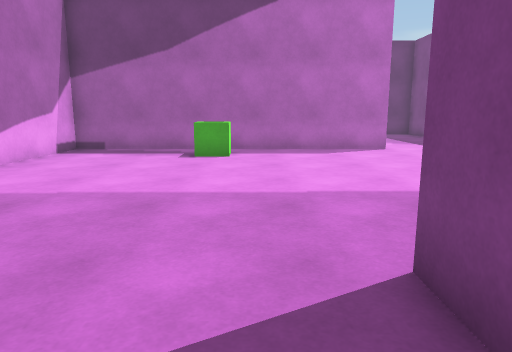
view 1 (above)

24 first-person views from a walk through a scene from a Unity 3-D project. The camera is 1.3 m above the floor, tilts 10° down and sees 70° across. Doors are open. The floor is counted in squares, 1 m on a side. Each view is taken from the middle of a square. On the plan, view 1 faces up. The plan holds only what a view shows up to about 15 squares ahead; the rest is blank. The place goes on beyond the plan. The player is left out. Some animated figures are left out. Surface patterns are stand-ins for the level's own textures.

view 2
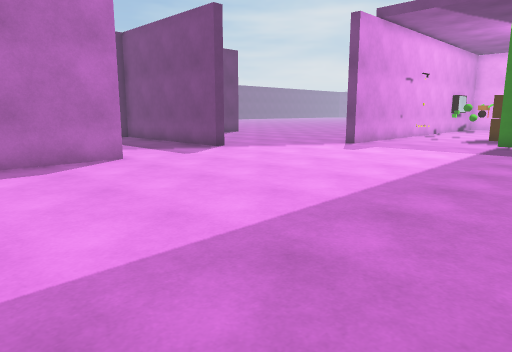

view 3
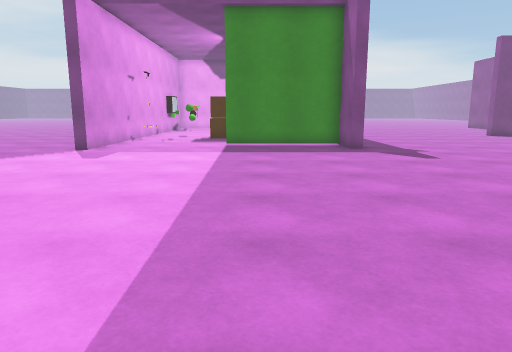

view 4
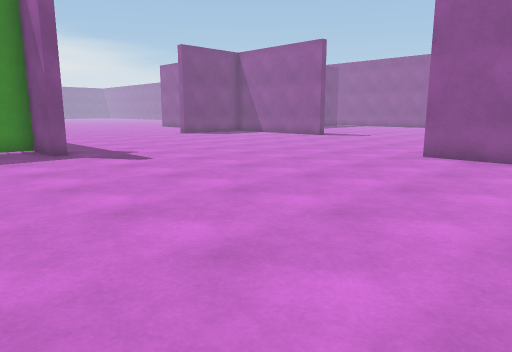

view 5
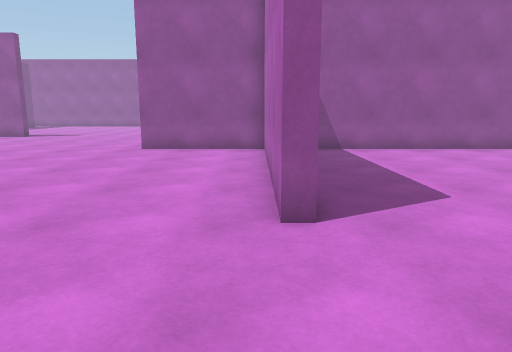

view 6
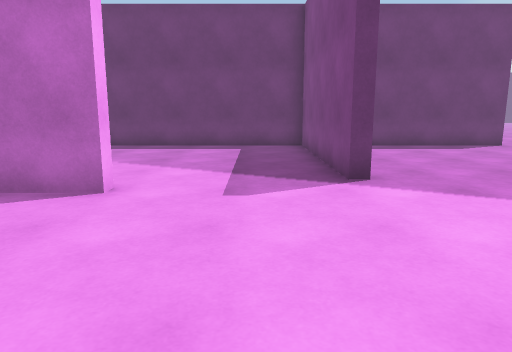

view 7
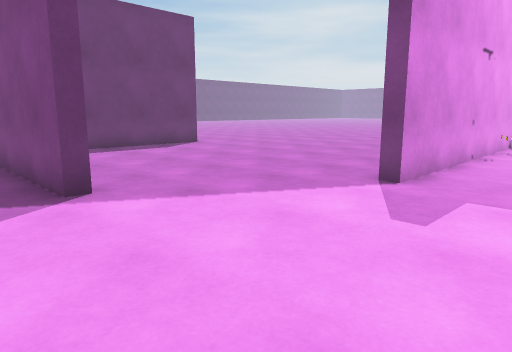

view 8
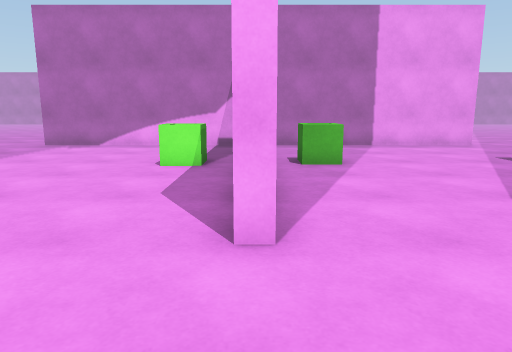

view 9
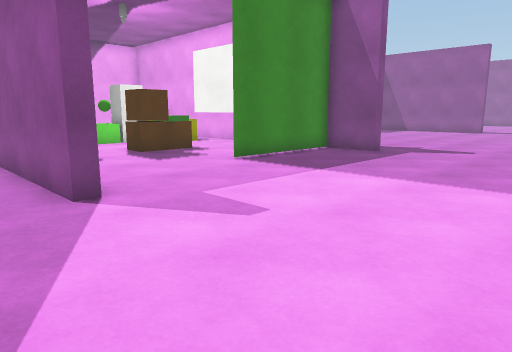

view 10
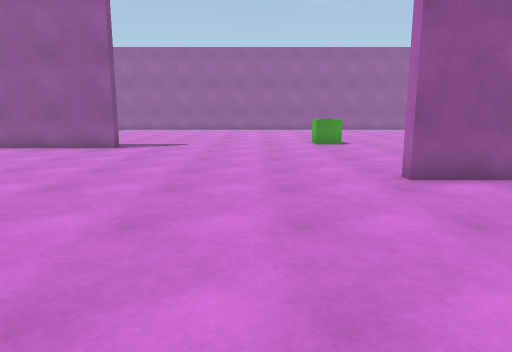

view 11
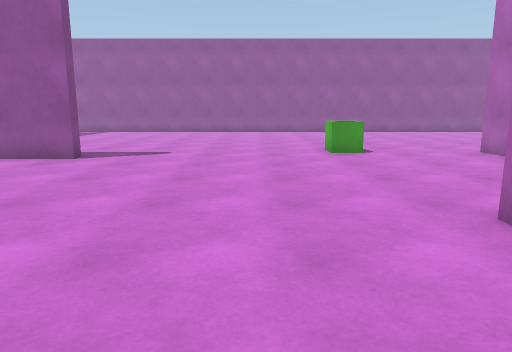

view 12
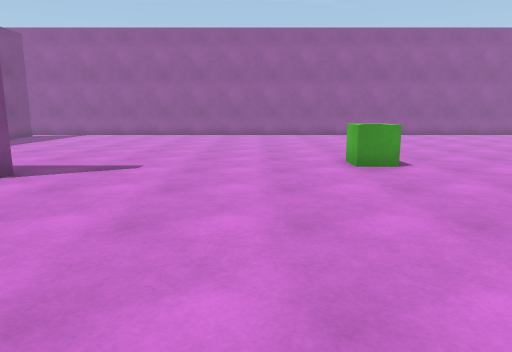

view 13
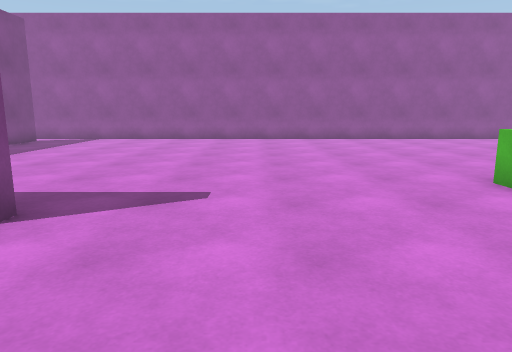

view 14
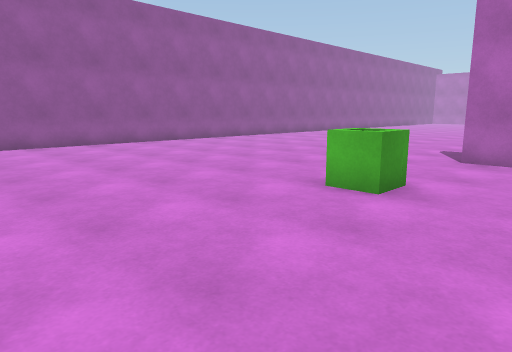

view 15
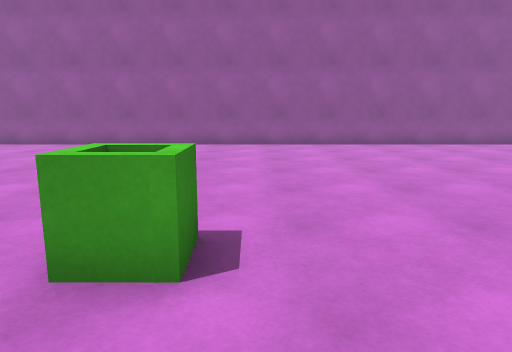

view 16
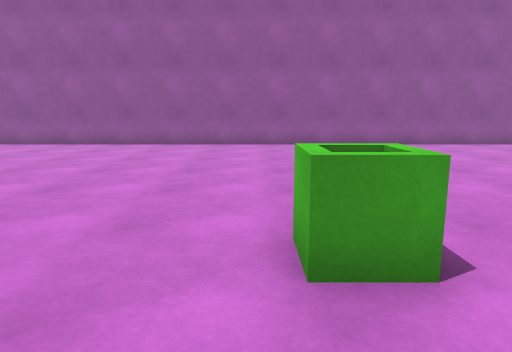

view 17
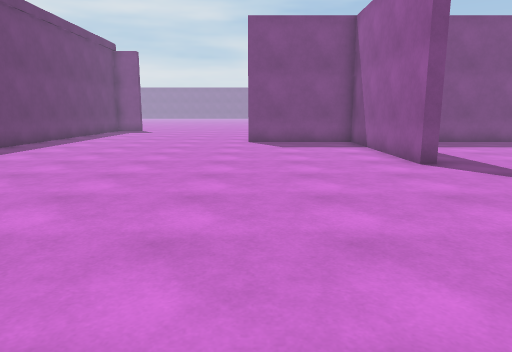

view 18
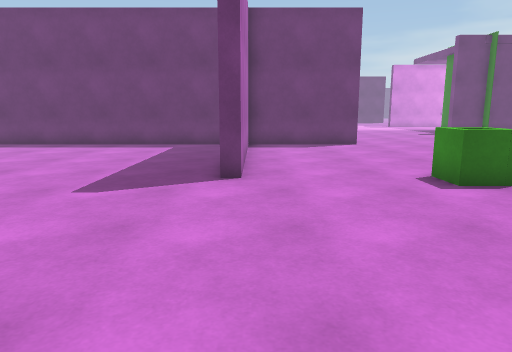

view 19
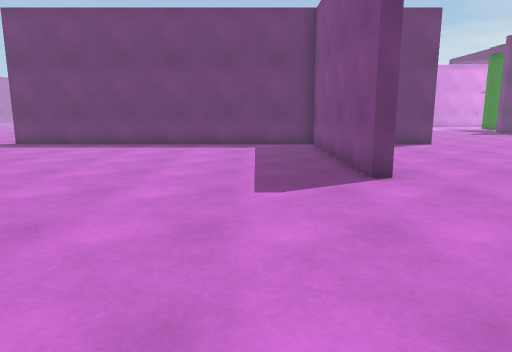

view 20
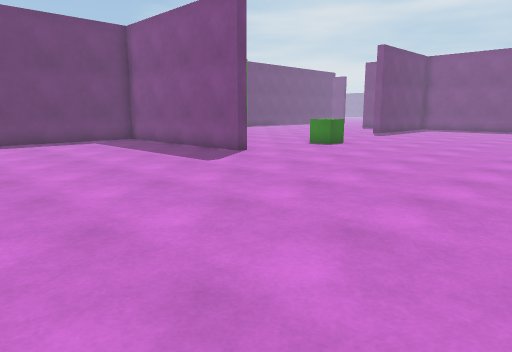

view 21
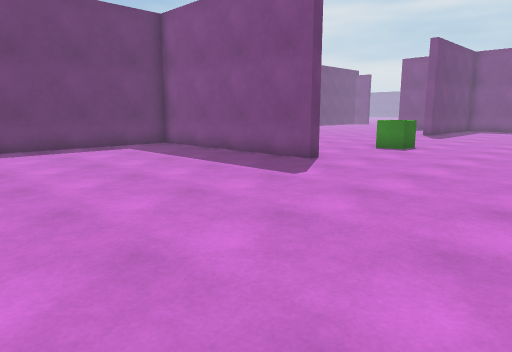

view 22
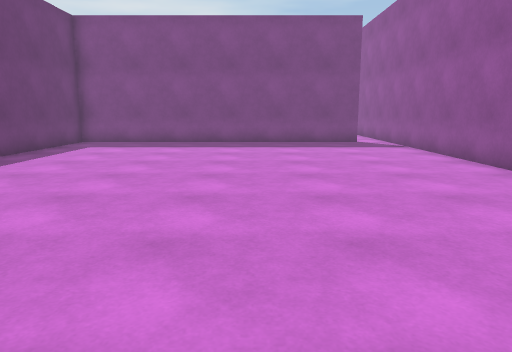

view 23
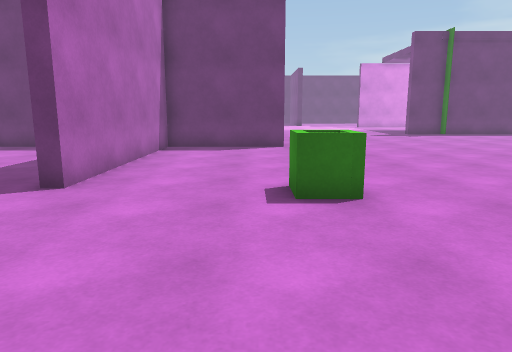

view 24
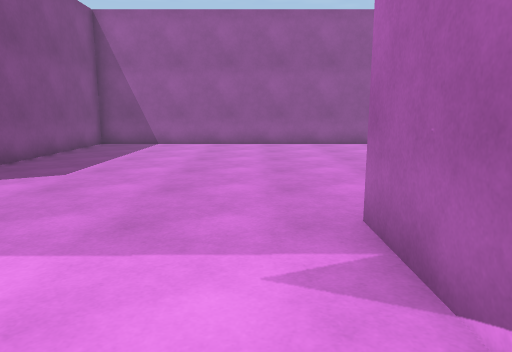

### Floor plan
Points are (right, up) in squares from view 1. A wall is a line through its corners. A room is listed if a view was taken in it or the views show most of it. See-through windows are left out.
Room 1 (views 1, 2, 3, 4, 5, 6, 7, 8, 9, 10, 11, 12, 13, 14, 15, 16, 17, 18, 19, 20, 21, 22, 23, 24)
walls: (1.6, -5.9) (6, -5.9) (6, -6.3) (1.7, -6.3) (1.7, -13.9) (1.3, -13.9) (1.3, -6.3) (-7.5, -6.3); (1.3, 1.6) (1.3, 2.8) (1.7, 2.8) (1.7, -5); (13.8, 1.1) (13.8, 1.7) (15.6, 1.7) (15.6, 4.6); (14.1, -12.6) (14.1, -12.1) (20.4, -12.1); (-7.5, -5.9) (1.3, -5.9) (1.3, 0.1); (20.4, 1.2) (18.2, 1.2); (4.5, 13.2) (4.5, 12.8) (-6.3, 12.8) (-6.3, 4.6); (9.2, 13.9) (8.8, 13.9) (8.8, 21.2) (1.4, 21.2); (16, 10.8) (13.5, 10.8) (13.5, 11.2) (18.4, 11.2); (20.2, -12.5) (15.6, -12.5); (16.6, 21.2) (11.5, 21.2); (-5.2, -25.7) (20.4, -25.7); (-6.3, 21.5) (-6.3, 13.8)
ways out: open door at (16, 8.5)
objects: other object (-2, 11) to (-1, 12); other object (-2, 14) to (-1, 15); other object (6, -15) to (6, -14)

Positions as (right, up) in squares from view 1, and headings:
1: (0, 0), facing up
2: (0, 3), facing up-right
3: (1, 5), facing right
4: (2, 5), facing down-right
5: (2, 7), facing down
6: (7, 7), facing up
7: (7, 8), facing up-right
8: (8, 13), facing left
9: (8, 13), facing down-right
10: (9, 1), facing down
11: (9, -2), facing down
12: (9, -5), facing down
13: (11, -8), facing down
14: (12, -11), facing down-left
15: (5, -11), facing down
16: (7, -11), facing down
17: (5, -8), facing right
18: (2, -21), facing up
19: (-1, -21), facing up
20: (-7, -23), facing up-right
21: (-7, -20), facing up-right
22: (5, -20), facing right
23: (5, -20), facing up
24: (-5, 9), facing down
